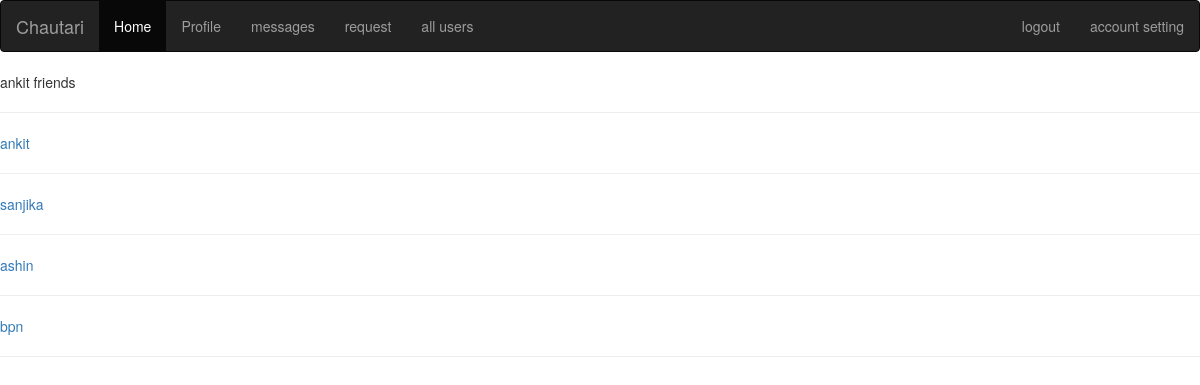
The page /home/friendlist.php (signed in) on the database its author committed.
### tables this page shows
CREATE TABLE IF NOT EXISTS `friend_list` (
`id` int(11) NOT NULL,
  `user_one` int(11) NOT NULL,
  `user_two` int(11) NOT NULL
);

CREATE TABLE IF NOT EXISTS `users` (
`id` int(11) NOT NULL,
  `username` varchar(255) NOT NULL,
  `password` varchar(255) NOT NULL,
  `photo` varchar(255) DEFAULT NULL,
  `fname` varchar(255) NOT NULL,
  `lname` varchar(255) NOT NULL,
  `email` varchar(255) NOT NULL
);

### home/friendlist.php (the view, shortened to what this page needs)
<?php
 include '../header/header.php'
?>
<link rel='stylesheet' href='../style/style.css'>
<?php
$me = $_SESSION['id'];
echo $_SESSION['username'] ." friends";
echo "<hr/>";
$query = mysql_query("SELECT * FROM friend_list WHERE (user_one='$me' OR user_two='$me')");
while($row=mysql_fetch_assoc($query))
{
	if($me=$row['user_one'])
	{
		$friends1= $row['user_two'];
      $query1=mysql_query("SELECT username from users where id=$friends1 ");
      $row1=mysql_fetch_array($query1);
      $friends11=$row1['username'];
      echo "<a href='userprofile.php?user=$friends11'>$friends11</a>";
      echo "<hr/>";
	}
	elseif($me=$row['user_two'])
	{
		$friends2= $row['user_one'];
	}
}
?>

### rows shown on the page
friend_list: users.username "ankit"
friend_list: users.username "sanjika"
friend_list: users.username "ashin"
friend_list: users.username "bpn"

### other values the page prints
$_SESSION['username'] "ankit"
